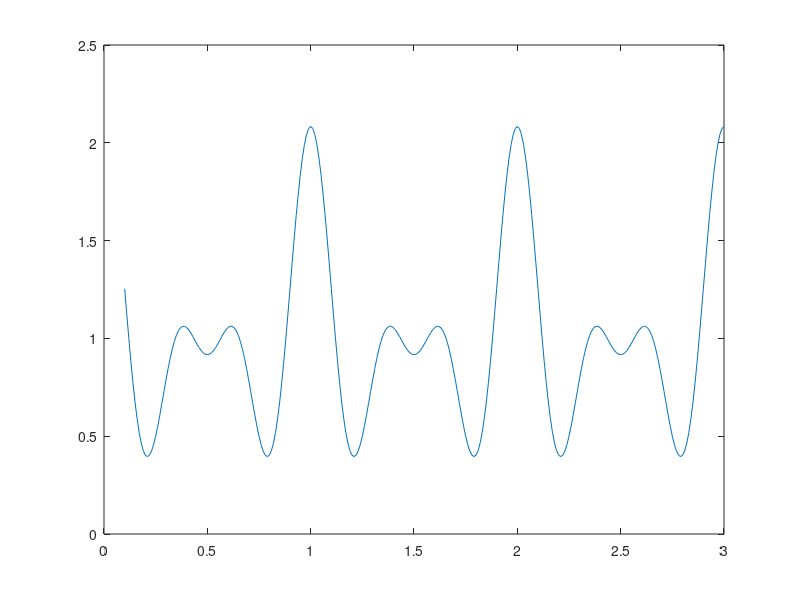

Recreate this plot in MATLAB. (Note: this script raises an error after producing the figure.)
% This file checks both the analysis and synthesis equations of the fourier series

hold off

% Boolean array of test cases
T = false(2,1);

% Test 1. Happy path.
t = 0.1:0.01:3;
xt = 1+cos(2*pi*t)/4 + cos(2*pi*t*2)/2 + cos(2*pi*t*3)/3;
% expected value
plot(t,xt);
hold on

coefficients = fourierSeries(xt);
xtcheck = invFourier(coefficients, t);

% actual value (shifted up by 0.1 for comparison)
plot(t,xtcheck + 0.1);
hold on

% Assert whether expected == actual
T(1,1) = test_DTFS(xt,t,"1");

% Test 2. Edge case with period.
edgecase = [1,3,3,3,3,3,3,2,3,2,1,3,1,3,3,3,3,3,3,2,3,2,1,3,1,3,3,3,3,3];
et = 0.1:0.1:(length(edgecase)*0.1);
coefficients2 = fourierSeries(edgecase);
edgecheck = invFourier(coefficients2,et);
T(2,1) = test_DTFS(xt,t,"2");


load_summary(T);

% Helper Functions Below

% Prints summary of results for test cases
function load_summary(T)
fprintf("Summary of results:\n");
    for i = 1:length(T)
        if T
            fprintf("Test " + num2str(i) + " Succeeded\n");
        else
            fprintf("Test " + num2str(i) + " Failed\n");
        end
    end
end

% Assert function
function check = test_DTFS(xt,t, test_name)
    check = is_appEq(invFourier(fourierSeries(xt),t),xt);
    if check
        fprintf("Test " + test_name + " Succeeded\n")
    else
        fprintf("Test " + test_name + " Failed\n")
    end
end

% check if arr1 close to arr2
function eq = is_appEq(arr1,arr2); 
    eq = true;

    if length(arr1) ~= length(arr2);
        eq = false;
    end

    for i=1:length(arr1)
        if (eq== false)
            break
        end
        % Checks whether the diff between the real and imaginary parts is less than 10^-6
        eq = eq && ( (real(arr1(i)-arr2(i))^2 < 10^-12) &&((imag(arr1(i)-arr2(i))^2 < 10^-12)));
    end

end
